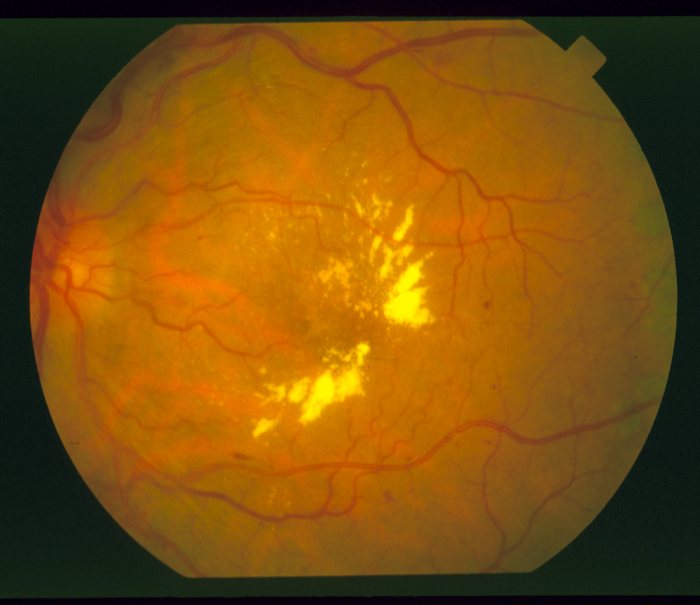
#> input picture images/im0001.ppm, 700 x 605 px, given in place of im0001.ppm.ppm, which was not available
$ jupyter execute --allow-errors Retinal_Vessel_Detection.ipynb   (text cells are left out)
#> lines starting #> are read from the running program, lines starting #| are printed output that depends on the picture; after the words box and inside, x2 and y2 are one past the last pixel; in counts of white or black regions, pixels touching at a corner belong together; pictures that were not available may be replaced by others from this repository, and a replacement may not be noted
[cell 1]
import skimage.data as skid
import matplotlib.pyplot as plt
import cv2
import numpy as np
from scipy import ndimage
import imageio.v2 as imgio
import skimage.filters as skifltr
from skimage import morphology
from sklearn.neighbors import KNeighborsClassifier
import os

[cell 2]
def error_matrix(image, hand, mask):
    result_img = np.zeros((image.shape[0],image.shape[1],3))
    result_mat = np.zeros((2,2))
    for x in range(image.shape[0]):
        for y in range(image.shape[1]):
            if mask[x][y] == 0:
                continue

            #predicted positive <=> actual positive
            if image[x][y] != 0 and hand[x][y] != 0:
                result_mat[0][0] += 1
                result_img[x][y] = list([255,255,255])
                continue

            #predicted negative <=> actual negative
            if image[x][y] == 0 and hand[x][y] == 0:
                result_mat[1][1] += 1
                continue

            #predicted positive <=> actual negative
            if image[x][y] != 0 and hand[x][y] == 0:
                result_mat[0][1] += 1
                result_img[x][y] = list([255,0,0])
                continue

            #predicted negative <=> actual positive
            if image[x][y] == 0 and hand[x][y] != 0:
                result_mat[1][0] += 1
                result_img[x][y] = list([0,0,255])
                continue
    TP = result_mat[0][0]
    FP = result_mat[0][1]
    TN = result_mat[1][1]
    FN = result_mat[1][0]
    effect = dict()
    effect['accuracy'] = round((TP+TN)/(TP+TN+FP+FN) * 100, 2)
    effect['sensitivity'] = round(TP/(TP+FN) * 100, 2)
    effect['specificity'] = round(TN/(FP+TN) * 100, 2)
    effect['precision'] = round(TP/(TP+FP) * 100, 2)

    return result_img, result_mat, effect

[cell 3]
def show_img(image, gray=True):
    plt.axis('off')
    if(gray):
        plt.imshow(image, cmap='gray');
    else:
        plt.imshow(image);
    return

[cell 4]
def get_green_channel(image):
    _, green_channel, _ = cv2.split(image)
    return green_channel

[cell 5]
def get_eye_mask(image, threshold):
    image = cv2.cvtColor(image, cv2.COLOR_RGB2GRAY)
    mask = np.zeros((image.shape[0], image.shape[1]))
    for row in range(image.shape[0]):
        for col in range(image.shape[1]):

            if image[row][col] <= threshold:
                mask[row][col] = 0
            else:
                mask[row][col] = 255
    return mask

[cell 6]
def extract_eye(image, mask):
    eye = np.zeros((image.shape[0], image.shape[1]))
    for row in range(image.shape[0]):
        for col in range(image.shape[1]):
            if mask[row][col] == 255:
                eye[row][col] = image[row][col]
            else:
                eye[row][col] = 0
    return eye

[cell 7]
print('Enter the name of the file you want to scan:')
filepath = input()
#> the answer given: images/im0001.ppm
try:
    img = imgio.imread('images/'+filepath+'.ppm')
#> img is the input picture: shape (605, 700, 3); mean R, G, B 125.7, 80.5, 12.4
    hand_labeled = imgio.imread('hand/'+filepath+'.ah.ppm')
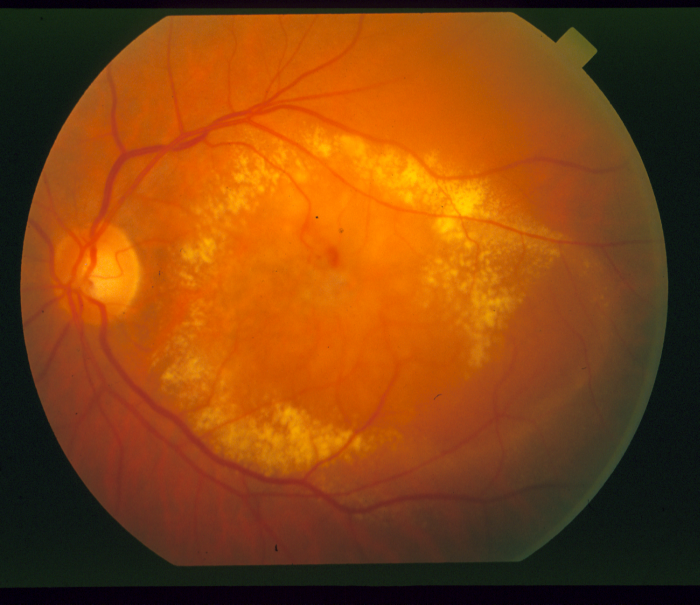
#> input picture images/im0002.ppm, 700 x 605 px, given in place of im0001.ppm.ah.ppm, which was not available
#> hand_labeled is the input picture: shape (605, 700, 3); mean R, G, B 131.7, 68.2, 16.3
    _, ax = plt.subplots(1,2,figsize=(15, 30))
    ax[0].axis('off')
    ax[1].axis('off')
    ax[0].set_title('Retinal scan',fontsize=20)
    ax[0].imshow(img);
    ax[1].set_title('Hand labeled by Adam Hoover (goal)',fontsize=20)
    ax[1].imshow(hand_labeled, cmap='gray');

except FileNotFoundError:
    print('No such file found!')
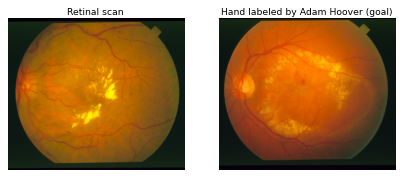
#> figure drawn by matplotlib, 2 panels

[cell 8]
img_green = get_green_channel(img)
#> in get_green_channel, `_, green_channel, _ = cv2.split(image)`:
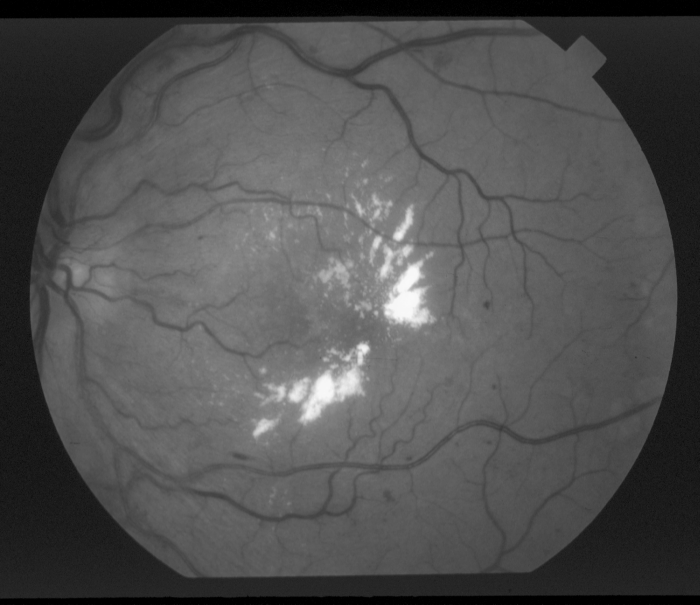
#> green_channel: shape (605, 700); min 0, max 249, mean 80.5
show_img(img_green)

[cell 9]
img_mask = get_eye_mask(img, 50)
#> after the loop in get_eye_mask, `for row in range(image.shape[0]):`:
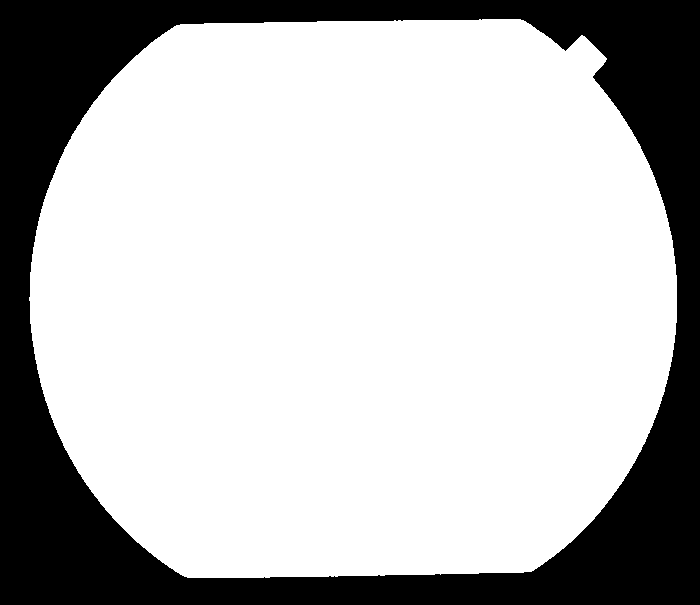
#> mask: shape (605, 700) float64; 73.4% white; 1 black region, box (x1, y1, x2, y2) and area: (0, 0, 700, 605) 112654
show_img(img_mask)

[cell 10]
eye = extract_eye(img_green, img_mask).astype(np.uint16)
#> after the loop in extract_eye, `for row in range(image.shape[0]):`:
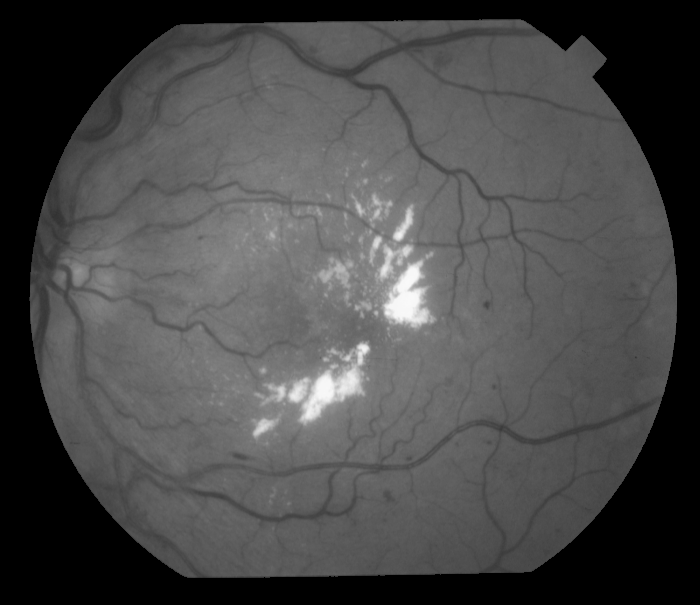
#> eye: shape (605, 700) float64; min 0, max 249, mean 73.5
show_img(eye)

[cell 11]
clahe = cv2.createCLAHE(clipLimit=3, tileGridSize=(12, 12))
clache_img = clahe.apply(eye)
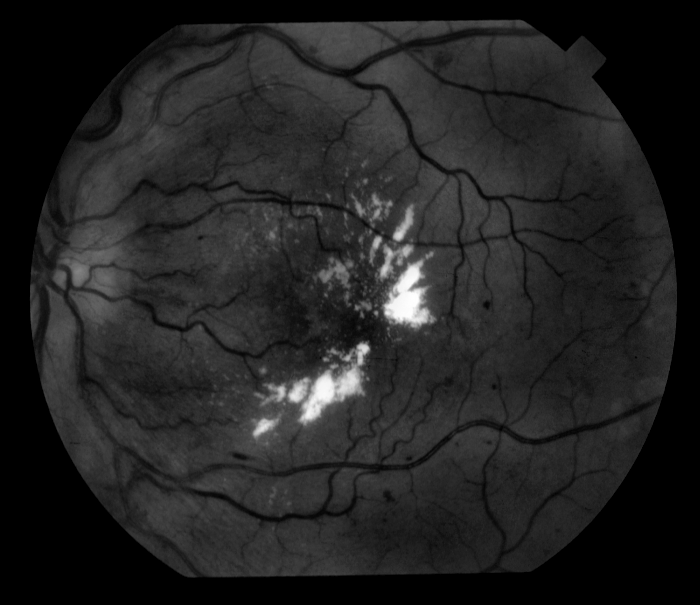
#> clache_img: shape (605, 700) uint16; min 34, max 3482, mean 509.4; drawn with min black and max white
show_img(clache_img)
# clache_img = cv2.equalizeHist(eye.astype(np.uint8))
# show_img(clache_img)

[cell 12]
clache_img_norm = clache_img/clache_img.max() * 255
kernel = np.ones((13,13))
black_hat_img = cv2.morphologyEx(clache_img_norm, cv2.MORPH_BLACKHAT, kernel).astype(np.uint8)
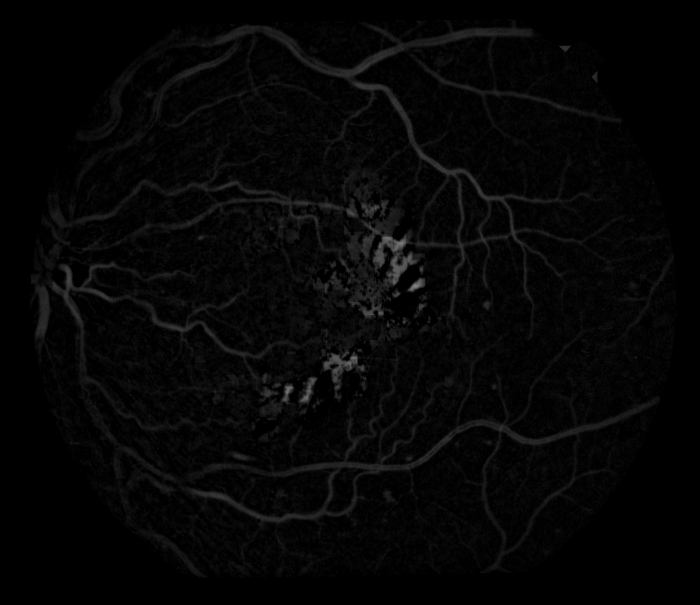
#> black_hat_img: shape (605, 700); min 0, max 132, mean 5.6
show_img(black_hat_img)

[cell 13]
_, thres_img = cv2.threshold(black_hat_img, 0, 255, cv2.THRESH_BINARY + cv2.THRESH_OTSU)
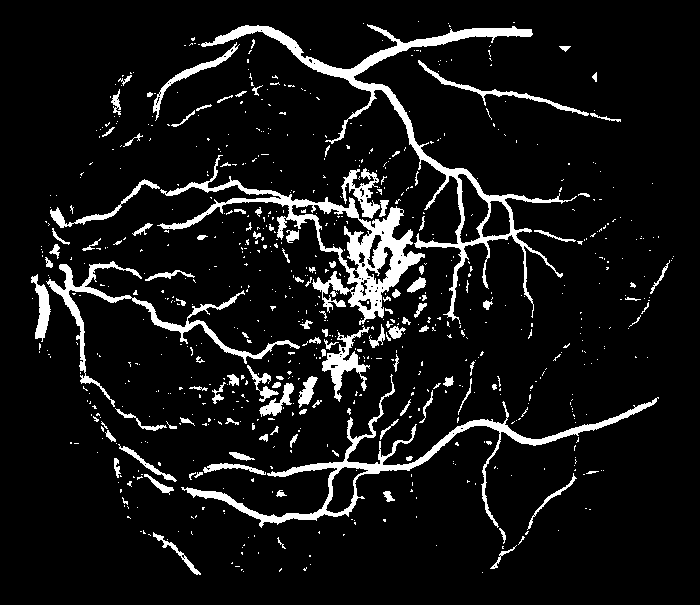
#> thres_img: shape (605, 700); 8.6% white; 765 white regions (644 under 20 px), largest, box (x1, y1, x2, y2) and area: (201, 24, 577, 324) 7125, (157, 155, 425, 325) 6880, (181, 374, 659, 528) 5043
show_img(thres_img)

[cell 14]
dil = cv2.dilate(thres_img,np.ones((3,3)),iterations=1)
#> dil: shape (605, 700); 15.2% white; 373 white regions (203 under 20 px), largest, box (x1, y1, x2, y2) and area: (49, 22, 591, 403) 29405, (180, 373, 660, 570) 9950, (30, 260, 322, 432) 7802
show_img(dil)

[cell 15]
cleaned_img = morphology.remove_small_objects(dil.astype(bool), min_size=150, connectivity=8).astype(np.uint8) * 255
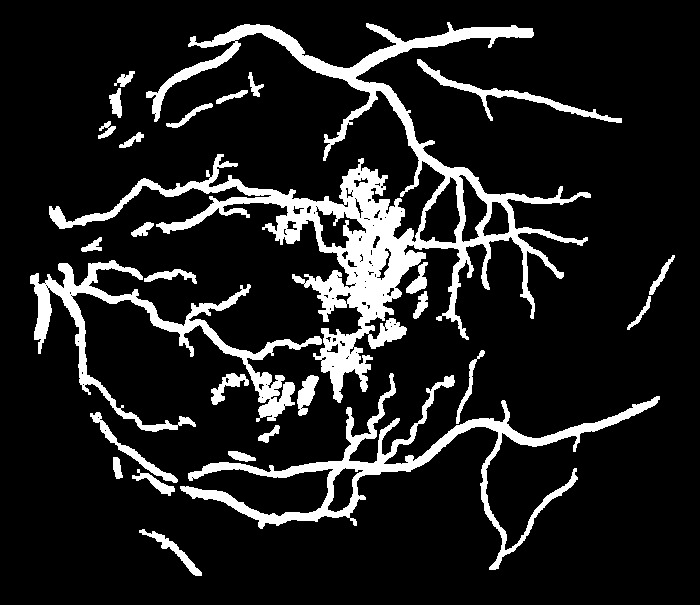
#> cleaned_img: shape (605, 700); 13% white; 27 white regions, largest, box (x1, y1, x2, y2) and area: (49, 22, 591, 403) 29405, (180, 373, 660, 570) 9950, (30, 260, 322, 432) 7802
show_img(cleaned_img)

[cell 16]
eroded = cv2.erode(cleaned_img,np.ones((3,3)),iterations=1)
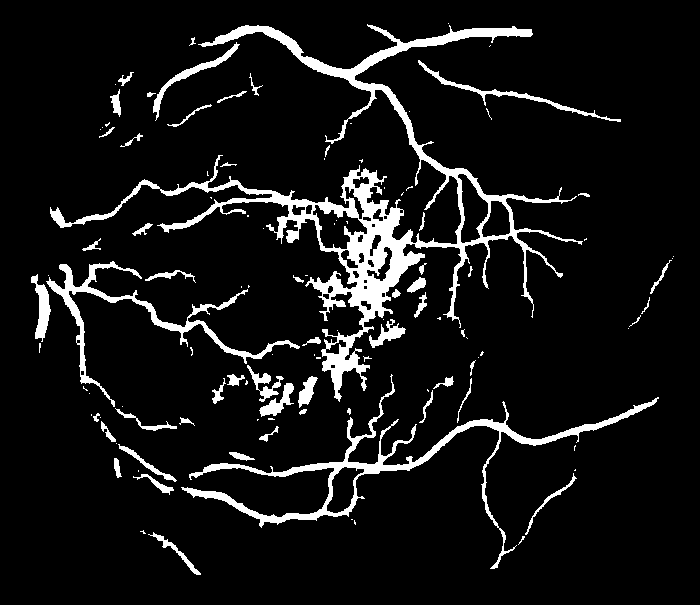
#> eroded: shape (605, 700); 8.4% white; 114 white regions (58 under 20 px), largest, box (x1, y1, x2, y2) and area: (50, 24, 583, 402) 18453, (181, 374, 659, 569) 5805, (46, 261, 300, 407) 3112
#> after the loop in error_matrix, `for x in range(image.shape[0]):`: result_img: shape (605, 700, 3) float64; every value is 0
show_img(eroded)

#> (a cell that did not finish here is left out)

#> (a cell that did not finish here is left out)

[cell 19]
# [4 lines left out: function getHuMoments, not called in this run]

[cell 20]
def prepareImage(img):
    c_img_green = get_green_channel(img)
    c_img_mask = get_eye_mask(img, 50)
    c_eye = extract_eye(c_img_green, c_img_mask).astype(np.uint16)
